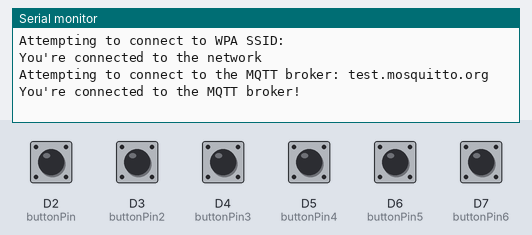
A sketch run on a simulated Arduino Nano 33 BLE. Parts: the last lines printed to the serial monitor. Inputs (shaded band) come from the test bench; at power-on: D2 (buttonPin), D3 (buttonPin2), D4 (buttonPin3), D5 (buttonPin4), D6 (buttonPin5), D7 (buttonPin6) HIGH. WiFi joins after 1.5 s; servers stay silent unless stated; no MQTT or app messages arrive unless stated; not simulated (calls return 0 or success): arduino_secrets.h.

Above: at 2.7 s.
2.8 s: D2 (buttonPin) pulled LOW for 0.15 s
At 4.0 s:
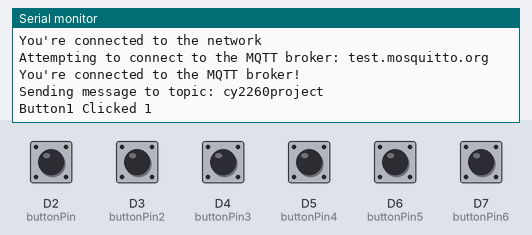
4.4 s: D3 (buttonPin2) pulled LOW for 0.15 s
At 5.4 s:
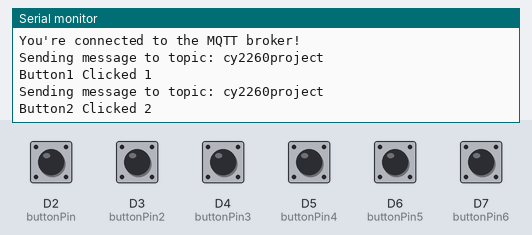
6.0 s: D4 (buttonPin3) pulled LOW for 0.15 s
At 6.6 s:
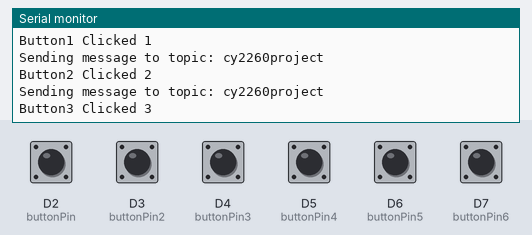
7.6 s: D5 (buttonPin4) pulled LOW for 0.15 s
At 8.8 s:
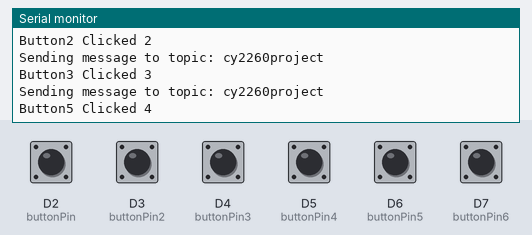
9.2 s: D6 (buttonPin5) pulled LOW for 0.15 s
At 10.3 s:
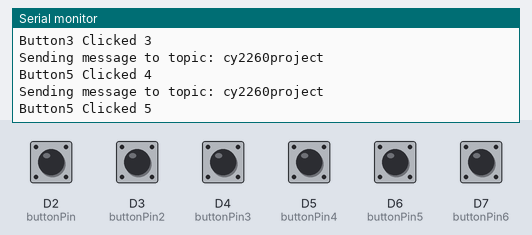
10.8 s: D7 (buttonPin6) pulled LOW for 0.15 s
At 11.4 s:
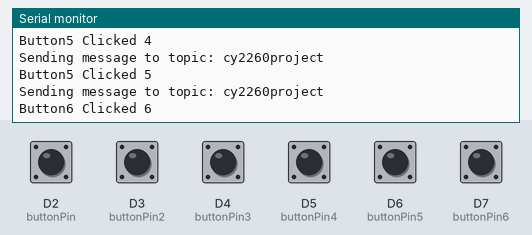
Timing chart, 0 to 13.4 s (numbered marks = the images above; inputs shaded):
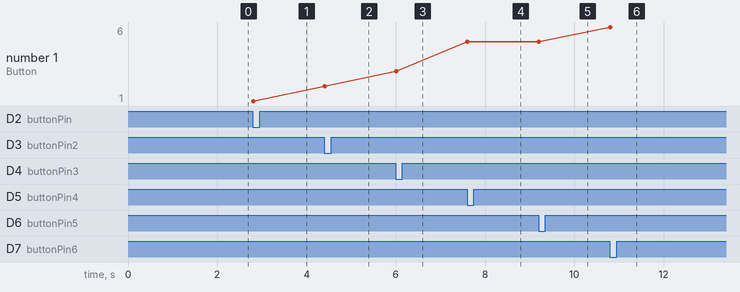

Measured:
- after the input at 2.8 s, the serial monitor: prints a new line at once (image 1)
- after the input at 4.4 s, the serial monitor: prints a new line at once (image 2)
- after the input at 6.0 s, the serial monitor: prints a new line at once (image 3)
- after the input at 7.6 s, the serial monitor: prints a new line at once (image 4)
- after the input at 9.2 s, the serial monitor: prints a new line at once (image 5)
- after the input at 10.8 s, the serial monitor: prints a new line at once (image 6)
- plotted number 1: 1 → 2 after the input at 4.4 s, 2 → 3 after the input at 6.0 s, 3 → 5 after the input at 7.6 s, 5 → 6 after the input at 10.8 s

The sketch:

WiFiSender_0503_controller_with_APDS9960.ino
```cpp
#include <ArduinoMqttClient.h>
#if defined(ARDUINO_SAMD_MKRWIFI1010) || defined(ARDUINO_SAMD_NANO_33_IOT) || defined(ARDUINO_AVR_UNO_WIFI_REV2)
  #include <WiFiNINA.h>
#elif defined(ARDUINO_SAMD_MKR1000)
  #include <WiFi101.h>
#elif defined(ARDUINO_ESP8266_ESP12)
  #include <ESP8266WiFi.h>
#endif

#include "arduino_secrets.h"
char ssid[] = SECRET_SSID;        // your network SSID (name)
char pass[] = SECRET_PASS;    // your network password (use for WPA, or use as key for WEP)


WiFiClient wifiClient;
MqttClient mqttClient(wifiClient);

const char broker[] = "test.mosquitto.org";
int        port     = 1883;
const char topic[]  = "cy2260project";

const long interval = 1000;
unsigned long previousMillis = 0;

const int buttonPin = 2;
const int buttonPin2 = 3;
const int buttonPin3 = 4;
const int buttonPin4 = 5;
const int buttonPin5 = 6;
const int buttonPin6 = 7;
const int buttonPin7 = 8;
const int buttonPin8 = 9;

const int debounceDelay = 5;

int lastButtonState = 0;
int lastButtonState2 = 0;
int lastButtonState3 = 0;
int lastButtonState4 = 0;
int lastButtonState5 = 0;
int lastButtonState6 = 0;
int lastButtonState7 = 0;
int lastButtonState8 = 0;


int count = 0;
int count2 = 0;

int mg1 = 1;
int mg2 = 2;
int mg3 = 3;
int mg4 = 4;
int mg5 = 5;
int mg6 = 6;
int mg7 = 7;
int mg8 = 8;
int mg9 = 9;
int mg10 = 10;
//-------------------------------------
#include <Arduino_APDS9960.h>


void setup() {
  Serial.begin(9600);

  APDS.begin();
  APDS.setGestureSensitivity(80);

//  while (!Serial) {
//    ; // wait for serial port to connect. Needed for native USB port only
//  }

  pinMode(buttonPin, INPUT_PULLUP);
  pinMode(buttonPin2, INPUT_PULLUP);
  pinMode(buttonPin3, INPUT_PULLUP);
  pinMode(buttonPin4, INPUT_PULLUP);
  pinMode(buttonPin5, INPUT_PULLUP);
  pinMode(buttonPin6, INPUT_PULLUP);
  pinMode(buttonPin7, INPUT_PULLUP);
  pinMode(buttonPin8, INPUT_PULLUP);

  // attempt to connect to Wifi network:
  Serial.print("Attempting to connect to WPA SSID: ");
  Serial.println(ssid);
  while (WiFi.begin(ssid, pass) != WL_CONNECTED) {
    // failed, retry
    Serial.print(".");
    delay(5000);
  }

  Serial.println("You're connected to the network");
  Serial.println();


  Serial.print("Attempting to connect to the MQTT broker: ");
  Serial.println(broker);

  if (!mqttClient.connect(broker, port)) {
    Serial.print("MQTT connection failed! Error code = ");
    Serial.println(mqttClient.connectError());
    while (1);
  }

  Serial.println("You're connected to the MQTT broker!");
  Serial.println();
}

void loop() {
  mqttClient.poll();

  int buttonState = digitalRead(buttonPin);
  if (buttonState != lastButtonState) {
    delay(debounceDelay);

    if (buttonState == LOW) {
      mqttClient.beginMessage(topic);
      mqttClient.print(mg1);
      mqttClient.endMessage();
      Serial.print("Sending message to topic: ");
      Serial.println(topic);
      Serial.print("Button1 Clicked ");
      Serial.println(mg1);
    }
    lastButtonState = buttonState;
  }
//------------------------------------------------------
  int buttonState2 = digitalRead(buttonPin2);
  if (buttonState2 != lastButtonState2) {
    delay(debounceDelay);

    if (buttonState2 == LOW) {
      mqttClient.beginMessage(topic);
      mqttClient.print(mg2);
      mqttClient.endMessage();
      Serial.print("Sending message to topic: ");
      Serial.println(topic);
      Serial.print("Button2 Clicked ");
      Serial.println(mg2);
    }
    lastButtonState2 = buttonState2;
  }
//------------------------------------------------------
  int buttonState3 = digitalRead(buttonPin3);
  if (buttonState3 != lastButtonState3) {
    delay(debounceDelay);

    if (buttonState3 == LOW) {
      mqttClient.beginMessage(topic);
      mqttClient.print(mg3);
      mqttClient.endMessage();
      Serial.print("Sending message to topic: ");
      Serial.println(topic);
      Serial.print("Button3 Clicked ");
      Serial.println(mg3);
    }
    lastButtonState3 = buttonState3;
  }
//------------------------------------------------------
  int buttonState4 = digitalRead(buttonPin4);
  if (buttonState4 != lastButtonState4) {
    delay(debounceDelay);

    if (buttonState4 == LOW) {
      mqttClient.beginMessage(topic);
      mqttClient.print(mg4);
      mqttClient.endMessage();
      Serial.print("Sending message to topic: ");
      Serial.println(topic);
      Serial.print("Button5 Clicked ");
      Serial.println(mg4);
    }
    lastButtonState4 = buttonState4;
  }
//------------------------------------------------------
  int buttonState5 = digitalRead(buttonPin5);
  if (buttonState5 != lastButtonState5) {
    delay(debounceDelay);

    if (buttonState5 == LOW) {
      mqttClient.beginMessage(topic);
      mqttClient.print(mg5);
      mqttClient.endMessage();
      Serial.print("Sending message to topic: ");
      Serial.println(topic);
      Serial.print("Button5 Clicked ");
      Serial.println(mg5);
    }
    lastButtonState5 = buttonState5;
  }
//------------------------------------------------------
  int buttonState6 = digitalRead(buttonPin6);
  if (buttonState6 != lastButtonState6) {
    delay(debounceDelay);

    if (buttonState6 == LOW) {
      mqttClient.beginMessage(topic);
      mqttClient.print(mg6);
      mqttClient.endMessage();
      Serial.print("Sending message to topic: ");
      Serial.println(topic);
      Serial.print("Button6 Clicked ");
      Serial.println(mg6);
    }
    lastButtonState6 = buttonState6;
  }

  if (APDS.gestureAvailable()) {
    int gesture = APDS.readGesture();
    switch (gesture) {
      case GESTURE_LEFT:   // 0
        mqttClient.beginMessage(topic);
        mqttClient.print(mg7);
        mqttClient.endMessage();
        Serial.print("Sending message to topic: ");
        Serial.println(topic);
        Serial.print("Left ");
        Serial.println(mg7);
        break;
      case GESTURE_RIGHT: // 1
        mqttClient.beginMessage(topic);
        mqttClient.print(mg8);
        mqttClient.endMessage();
        Serial.print("Sending message to topic: ");
        Serial.println(topic);
        Serial.print("Right ");
        Serial.println(mg8);
        break;
      case GESTURE_UP: // 2
        mqttClient.beginMessage(topic);
        mqttClient.print(mg9);
        mqttClient.endMessage();
        Serial.print("Sending message to topic: ");
        Serial.println(topic);
        Serial.print("Up ");
        Serial.println(mg9);
        break;
      case GESTURE_DOWN: // 3
        mqttClient.beginMessage(topic);
        mqttClient.print(mg10);
        mqttClient.endMessage();
        Serial.print("Sending message to topic: ");
        Serial.println(topic);
        Serial.print("Down ");
        Serial.println(mg10);
        break;
    }
  }
}
```
